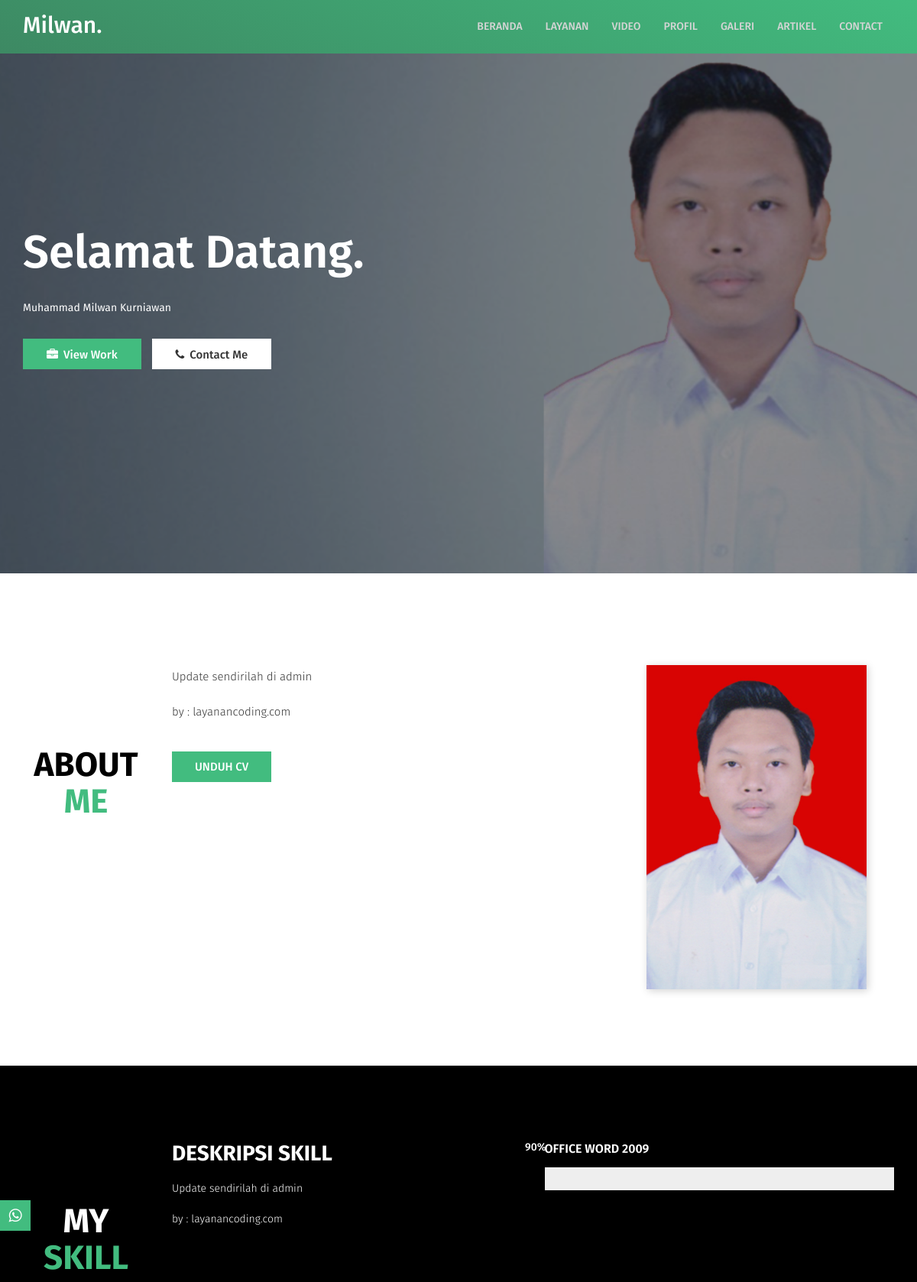
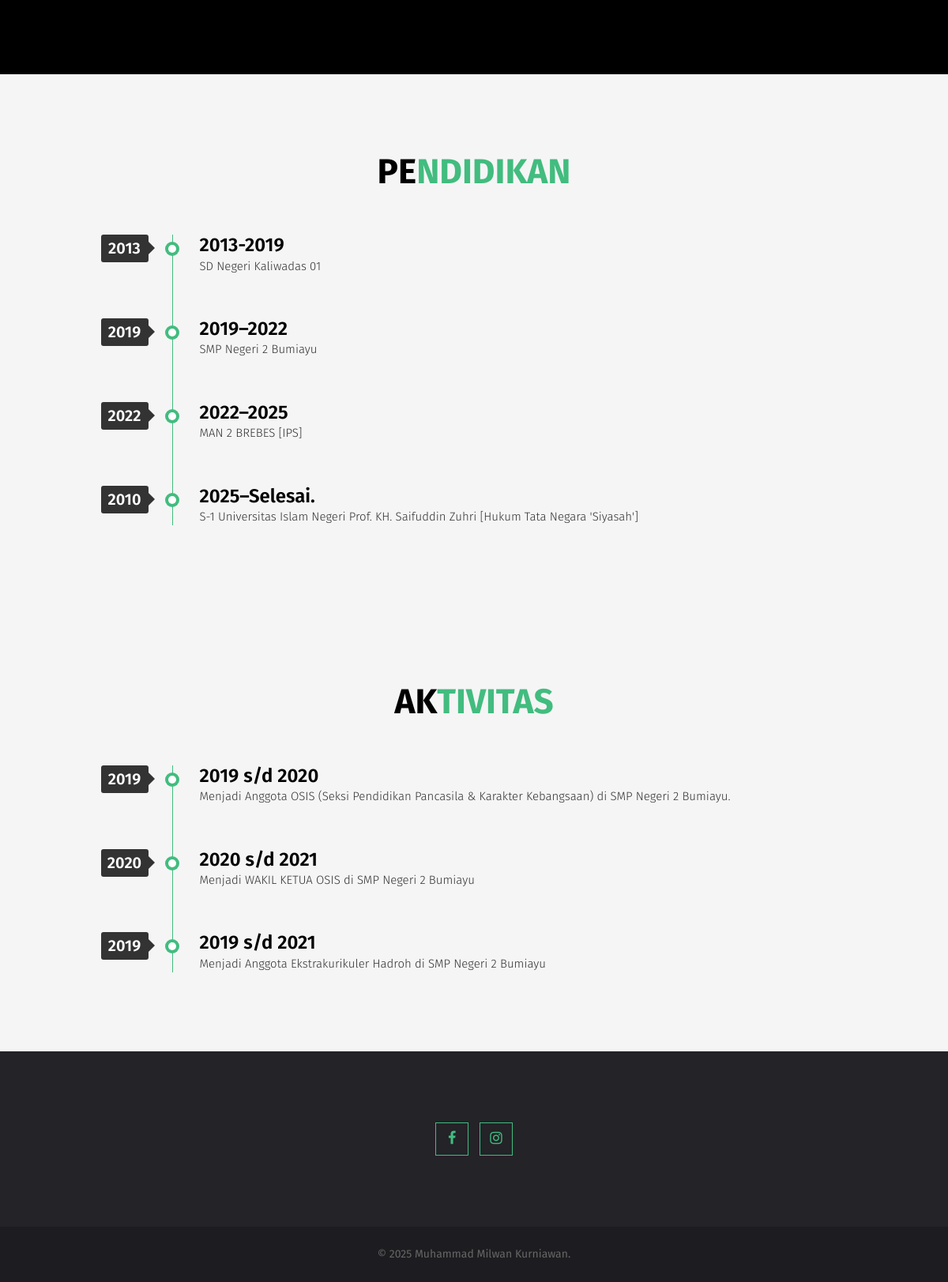
The page / on the database its author committed (2 pictures, top to bottom).
### tables this page shows
CREATE TABLE IF NOT EXISTS `tbl_profil` (
  `kode` int(11) NOT NULL DEFAULT '1',
  `sejarah` text,
  `jadwal` text,
  `visi_misi` text
);

CREATE TABLE IF NOT EXISTS `tbl_bulan` (
`kode` int(11) NOT NULL,
  `uraian` varchar(100) DEFAULT NULL
);

CREATE TABLE IF NOT EXISTS `tbl_jadwal_solat` (
`kode` int(11) NOT NULL,
  `uraian` varchar(30) DEFAULT NULL,
  `jadwal` varchar(30) DEFAULT NULL
);

### index.php (the view, shortened to what this page needs)
<?php include'header.php' ?>
		<section id="slider" class="slider" style="background-image:url('img/background-home.png')">
			<div class="container">
				<div class="row">
					<div class="col-md-7 col-sm-12 col-xs-12">
						<div class="text">
							<h1>Selamat Datang.</h1>
							<p>Muhammad Milwan Kurniawan</p>
							<div class="button">
								<a href="tentang.php" class="btn primary "><i class="fa fa-briefcase"></i>View Work</a>
								<a href="contact.php" class="btn"><i class="fa fa-phone"></i>Contact Me</a>
							</div>
						</div>
					</div>
				</div>
			</div>
		</section>
		<section id="about" class="about">
			<div class="container">
				<div class="row">
					<div class="about-content">
						<div class="col-md-2 col-sm-2 col-xs-12">
							<div class="section-title">
								<h2>About <span>Me</span></h2>
							</div>
						</div>
						<?php
            				$qry = mysqli_query($konek,"SELECT * FROM tbl_profil limit 1");
                			while ($data=mysqli_fetch_assoc($qry)) {
                		?>
						<div class="col-md-6  col-sm-6 col-xs-12">
							<div class="single-about">
								<p class="bolt"><?php echo $data['visi_misi']; ?></p>
								<div class="cv">
									<a target="_blank"href="#">Unduh CV</a>
								</div>
							</div>
						</div>
						<?php } ?>
						<?php
            				$qry = mysqli_query($konek,"SELECT * FROM tbl_bulan limit 1");
                			while ($data=mysqli_fetch_assoc($qry)) {
                		?>
							<div class="col-md-4 col-sm-4 col-xs-12">
								<div class="image">
									<img src="img/milwan.jpg" alt="#" style="max-width: 100%; height: auto; width: 80%; display: block; margin: 20px auto 0;">
								</div>
							</div>
					<?php } ?>
					</div>
				</div>
			</div>
		</section>
		<section id="skill" class="skill section">
			<div class="container">
				<div class="row">
					<div class="col-md-2 col-sm-12 col-xs-12">
						<div class="section-title">
							<h2>My <span>Skill</span></h2>
						</div>
					</div>
					<div class="col-md-10 col-sm-12 col-xs-12">
						<div class="skill-head">
							<div class="row">
						<?php
            				$qry = mysqli_query($konek,"SELECT * FROM tbl_profil limit 1");
                			while ($data=mysqli_fetch_assoc($qry)) {
                		?>
								<div class="col-md-6 col-sm-12 col-xs-12">
									<div class="skill-content">
										<h3>DESKRIPSI SKILL</h3>
										<p>
											<?php echo $data['sejarah']; ?>
										</p>
									</div>
								</div>
						<?php } ?>
								<div class="col-md-6 col-sm-12 col-xs-12">
									<div class="skill-main">
								<?php
		            				$qry = mysqli_query($konek,"SELECT * FROM tbl_jadwal_solat limit 20");
		                			while ($data=mysqli_fetch_assoc($qry)) {
		                		?>
										<div class="single-skill">
											<div class="skill-title">
												<h4><?php echo $data['uraian']; ?></h4>
											</div>
											<div class="progress two">
												<div class="progress-bar" data-percent="<?php echo $data['jadwal']; ?>">
													<span><?php echo $data['jadwal']; ?>%</span>
												</div>
											</div>
										</div>
								<?php } ?>
									</div>
								</div>
							</div>
						</div>
					</div>
				</div>
			</div>
		</section>
		<section id="story" class="story section">
			<div class="container">
				<div class="row">
					<div class="col-xs-12">
						<div class="section-title">
							<h2>PE<span>NDIDIKAN</span></h2>
						</div>
					</div>
				</div>
				<div class="row">
					<div class="col-md-10 col-md-offset-1 col-sm-12 col-xs-12">
						<div class="story-content">
							<div class="single-story">
								<span class="year wow fadeInLeft" data-wow-duration="0.8s" data-wow-delay="0.4s">2013</span>
								<div class="inner-content wow fadeInUp" data-wow-duration="0.8s" data-wow-delay="0.4s">
									<h3>2013-2019</h3>
									<p>SD Negeri Kaliwadas 01</p>
								</div>
							</div>
							<div class="single-story">
								<span class="year wow fadeInLeft" data-wow-duration="0.8s" data-wow-delay="0.6s">2019</span>
								<div class="inner-content wow fadeInUp" data-wow-duration="0.8s" data-wow-delay="0.6s">
									<h3>2019–2022</h3>
									<p>SMP Negeri 2 Bumiayu</p>
								</div>
							</div>
							<div class="single-story">
								<span class="year wow fadeInLeft" data-wow-duration="0.8s" data-wow-delay="0.8s">2022</span>
								<div class="inner-content wow fadeInUp" data-wow-duration="0.8s" data-wow-delay="0.8s">
									<h3>2022–2025</h3>
									<p>MAN 2 BREBES [IPS]</p>
								</div>
							</div>
							<div class="single-story">
								<span class="year wow fadeInLeft" data-wow-duration="0.8s" data-wow-delay="1s">2010</span>
								<div class="inner-content wow fadeInUp" data-wow-duration="0.8s" data-wow-delay="1s">
									<h3>2025–Selesai.</h3>
									<p>S-1 Universitas Islam Negeri Prof. KH. Saifuddin Zuhri [Hukum Tata Negara 'Siyasah']</p>
								</div>
							</div>
						</div>
					</div>
				</div>
			</div>
		</section>
		<section id="story" class="story section">
			<div class="container">
				<div class="row">
					<div class="col-xs-12">
						<div class="section-title">
							<h2>AK<span>TIVITAS</span></h2>
						</div>
					</div>
				</div>
				<div class="row">
					<div class="col-md-10 col-md-offset-1 col-sm-12 col-xs-12">
						<div class="story-content">
							<div class="single-story">
								<span class="year wow fadeInLeft" data-wow-duration="0.8s" data-wow-delay="0.4s">2019</span>
								<div class="inner-content wow fadeInUp" data-wow-duration="0.8s" data-wow-delay="0.4s">
									<h3> 2019 s/d 2020</h3>
									<p> Menjadi Anggota OSIS (Seksi Pendidikan Pancasila & Karakter Kebangsaan) di SMP Negeri 2 Bumiayu.</p>
								</div>
							</div>
							<div class="single-story">
								<span class="year wow fadeInLeft" data-wow-duration="0.8s" data-wow-delay="0.6s">2020</span>
								<div class="inner-content wow fadeInUp" data-wow-duration="0.8s" data-wow-delay="0.6s">
									<h3> 2020 s/d 2021</h3>
									<p>Menjadi WAKIL KETUA OSIS di SMP Negeri 2 Bumiayu</p>
								</div>
							</div>
							<div class="single-story">
								<span class="year wow fadeInLeft" data-wow-duration="0.8s" data-wow-delay="0.8s">2019</span>
								<div class="inner-content wow fadeInUp" data-wow-duration="0.8s" data-wow-delay="0.8s">
									<h3> 2019 s/d 2021</h3>
									<p>Menjadi Anggota Ekstrakurikuler Hadroh di SMP Negeri 2 Bumiayu</p>
								</div>
							</div>
						</div>
					</div>
				</div>
			</div>
		</section>
	<?php include'footer.php' ?>

### header.php (shortened to what this page needs)
<!doctype html>
<html class="no-js" lang="">
    <head>
		<link rel="stylesheet" href="css/bootstrap.min.css">
		<link rel="stylesheet" href="css/slicknav.min.css">
		<link rel="stylesheet" href="css/bootstrap-theme.min.css">
        <link rel="stylesheet" href="css/font-awesome.min.css">
        <link rel="stylesheet" href="css/owl.carousel.min.css">
        <link rel="stylesheet" href="css/owl.theme.default.min.css">
        <link rel="stylesheet" href="css/animate.min.css">
        <link rel="stylesheet" href="css/magnific-popup.css">
        <link rel="stylesheet" href="css/normalize.css">
        <link rel="stylesheet" href="style.css">
        <link rel="stylesheet" href="css/responsive.css">
    </head>
    <body>
		<div class="social-body">
			<ul>
				<li class="whatsapp"><a href="https://api.whatsapp.com/send?phone=6281391644785"><i class="fa fa-whatsapp"></i></a></li>
			</ul>
		</div>
<header id="header" class="header">
    <div class="header-inner">
        <div class="container">
            <div class="row">
                <div class="col-md-3 col-sm-2 col-xs-12">
                    <div class="logo">
                        <a href="index.php"><h1 style="margin: 0; font-size: 30px; color: #ffff;">Milwan.</h1></a>
                    </div>
                </div>
                <div class="col-md-9 col-sm-10 col-xs-12">
                    <nav class="navbar navbar-default">
                        <div class="collapse navbar-collapse">
                            <ul id="nav" class="nav navbar-nav">
                                <li><a href="index.php">Beranda</a></li>
                                <li><a href="service.php">Layanan</a></li>
                                <li><a href="video.php">Video</a></li>
                                <li><a href="tentang.php">Profil</a></li>
                                <li><a href="galeri.php">Galeri</a></li>
                                <li><a href="artikel.php">Artikel</a></li>
                                <li><a href="contact.php">Contact</a></li>
                            </ul>
                        </div>
                    </nav>
                </div>
            </div>
        </div>
    </div>
</header>

### footer.php (shortened to what this page needs)
<footer id="footer" class="footer section">
    <div class="footer-top">
        <div class="container">
            <div class="row">
                <div class="col-md-12">
                    <ul class="social">
                        <li><a href="https://www.facebook.com/milwan.kurniawan.7"><span class="fa fa-facebook"></span></a></li>
                        <li><a href="https://www.instagram.com/kurni_awan1207"><span class="fa fa-instagram"></span></a></li>
                    </ul>
                </div>
            </div>
        </div>
    </div>
    <div class="copyright">
        <div class="container">
            <div class="row">
                <div class="col-md-12">
                    <p>© 2025 Muhammad Milwan Kurniawan.</p>
                </div>
            </div>
        </div>
    </div>
</footer>
    </body>
</html>

### rows shown on the page
tbl_profil: visi_misi "Update sendirilah di admin by : layanancoding.com", sejarah "Update sendirilah di admin by : layanancoding.com"
tbl_jadwal_solat: uraian "OFFICE WORD 2009", jadwal "90"
